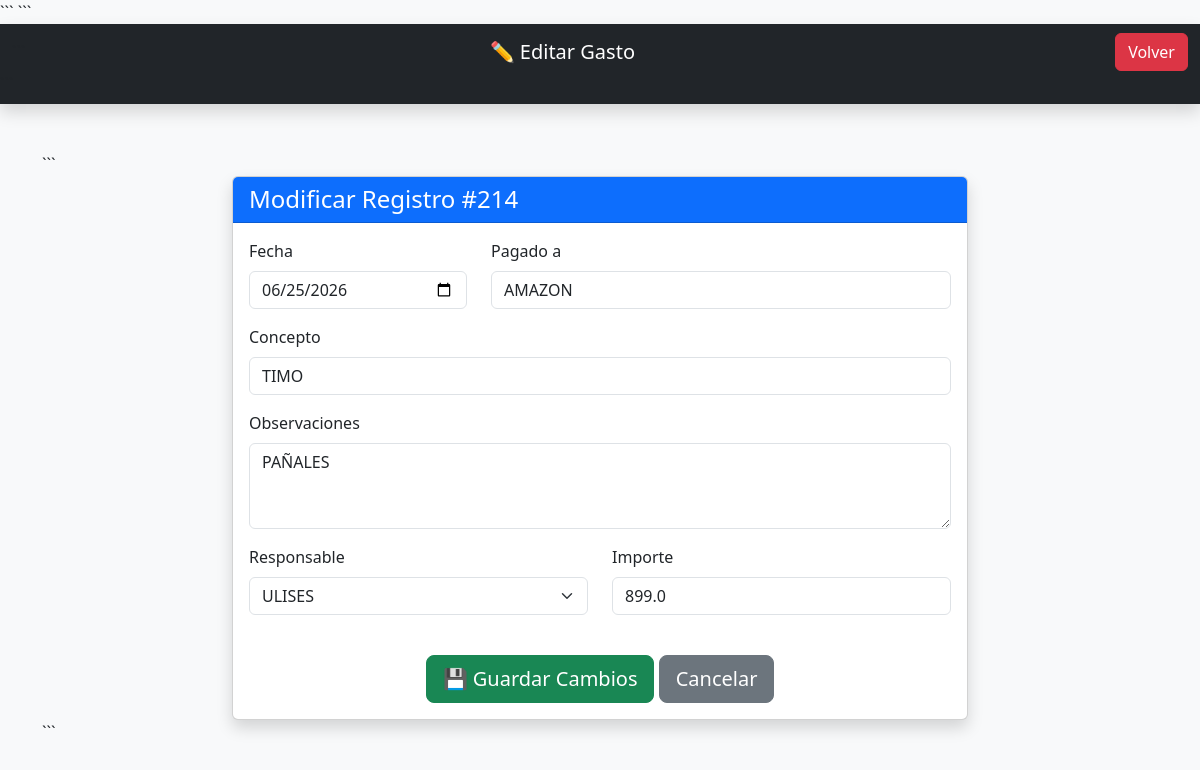
/editar/214 (signed in), run on the app's committed database.
### models.py (models this page shows)
class Gasto(db.Model):
    __tablename__ = "gastos"
    id = db.Column(db.Integer, primary_key=True)
    fecha = db.Column(db.Date, nullable=False)
    pagado_a = db.Column(db.String(200))
    concepto = db.Column(db.String(200))
    observaciones = db.Column(db.Text)
    responsable = db.Column(db.String(50))
    importe = db.Column(db.Float)
    fecha_registro = db.Column(
        db.DateTime,
        default=datetime.now
    )
    comprobante = db.Column(
    db.Boolean,
    default=False,
    nullable=False
)
    usuario_id = db.Column(
        db.Integer,
        db.ForeignKey('usuarios.id')
    )

### app.py (the view, shortened to what this page needs)
@app.route("/editar/<int:id>", methods=["GET", "POST"])
@login_required
def editar_gasto(id):
    gasto = Gasto.query.get_or_404(id)
    return render_template(
        "editar.html",
        gasto=gasto
    )

### app.py (called while the page is built)
@login_manager.user_loader
def load_user(user_id):
    return Usuario.query.get(int(user_id))

### templates/editar.html (shortened to what this page needs)
<!DOCTYPE html>
<html>
<head>
<link
    href="https://cdn.jsdelivr.net/npm/bootstrap@5.3.3/dist/css/bootstrap.min.css"
    rel="stylesheet">
```
</head>
<body class="bg-light">
<nav class="navbar navbar-dark bg-dark shadow">
    <div class="container-fluid">
    <span class="navbar-brand">
        ✏️ Editar Gasto
    </span>
    <a
        href="{{ url_for('gastos') }}"
        class="btn btn-danger">
        Volver
    </a>
</div>
</nav>
<div class="container mt-5">
```
<div class="row justify-content-center">
    <div class="col-md-8">
        <div class="card shadow">
            <div class="card-header bg-primary text-white">
                <h4 class="mb-0">
                    Modificar Registro #{{ gasto.id }}
                </h4>
            </div>
            <div class="card-body">
                <form method="POST">
                    <div class="row">
                        <div class="col-md-4 mb-3">
                            <label class="form-label">
                                Fecha
                            </label>
                            <input
                                type="date"
                                name="fecha"
                                class="form-control"
                                value="{{ gasto.fecha.strftime('%Y-%m-%d') }}"
                                required>
                        </div>
                        <div class="col-md-8 mb-3">
                            <label class="form-label">
                                Pagado a
                            </label>
                            <input
                                type="text"
                                name="pagado_a"
                                class="form-control"
                                value="{{ gasto.pagado_a }}"
                                required>
                        </div>
                    </div>
                    <div class="mb-3">
                        <label class="form-label">
                            Concepto
                        </label>
                        <input
                            type="text"
                            name="concepto"
                            class="form-control"
                            value="{{ gasto.concepto }}">
                    </div>
                    <div class="mb-3">
                        <label class="form-label">
                            Observaciones
                        </label>
                        <textarea
                            name="observaciones"
                            class="form-control"
                            rows="3">{{ gasto.observaciones }}</textarea>
                    </div>
                    <div class="row">
                        <div class="col-md-6 mb-3">
                            <label class="form-label">
                                Responsable
                            </label>
                            <select
                                name="responsable"
                                class="form-select">
                                <option
                                    value="ULISES"
                                    {% if gasto.responsable=="ULISES" %}
                                    selected
                                    {% endif %}>
                                    ULISES
                                </option>
                            </select>
                        </div>
                        <div class="col-md-6 mb-3">
                            <label class="form-label">
                                Importe
                            </label>
                            <input
                                type="number"
                                step="0.01"
                                name="importe"
                                class="form-control"
                                value="{{ gasto.importe }}"
                                required>
                        </div>
                    </div>
                    <div class="text-center mt-4">
                        <button
                            type="submit"
                            class="btn btn-success btn-lg">
                            💾 Guardar Cambios
                        </button>
                        <a
                            href="{{ url_for('gastos') }}"
                            class="btn btn-secondary btn-lg">
                            Cancelar
                        </a>
                    </div>
                </form>
            </div>
        </div>
    </div>
</div>
```
</div>
</body>
</html>

### data on the page
Gasto: id "214", fecha "06/25/2026", pagado_a "AMAZON", concepto "TIMO", observaciones "PAÑALES", responsable "ULISES", importe "899.0"
